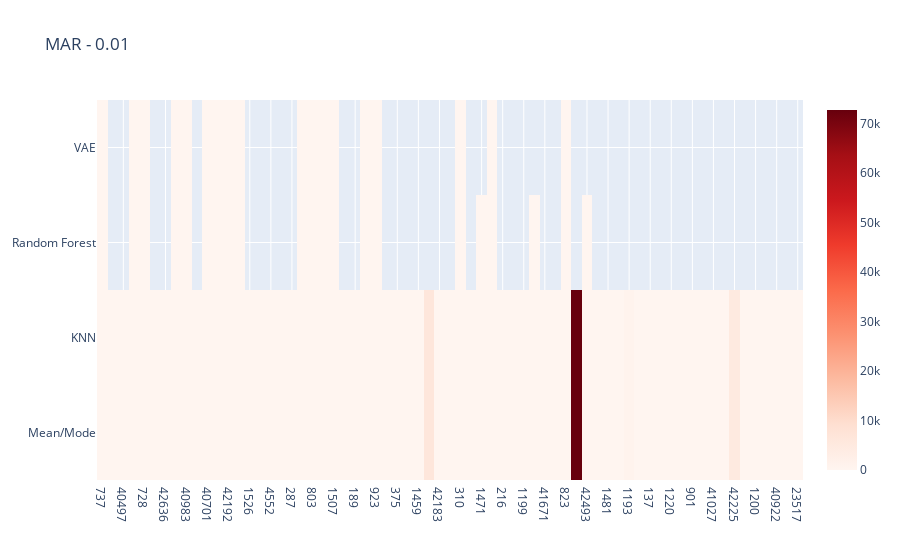
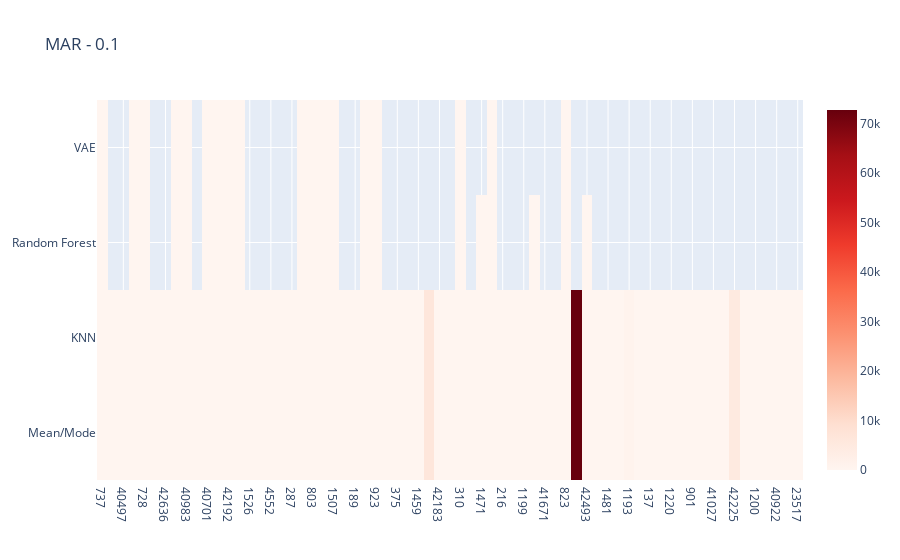
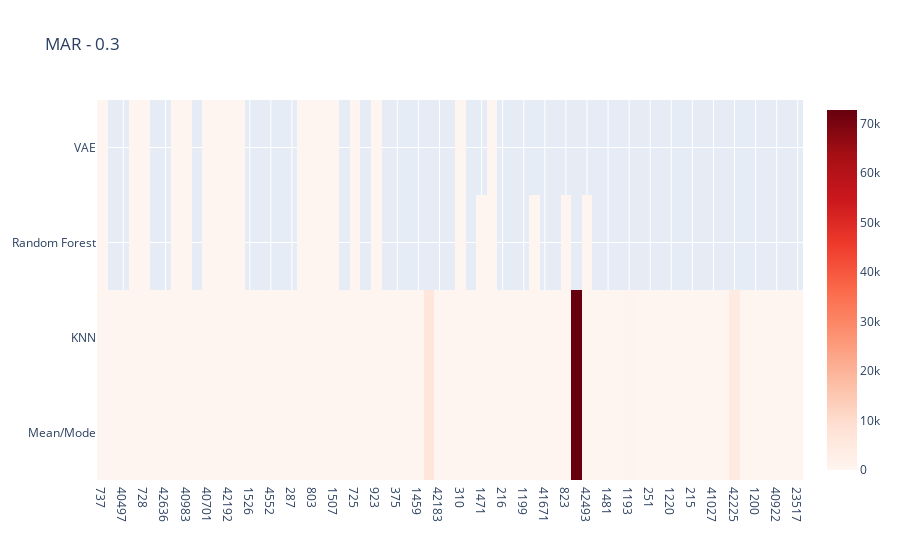
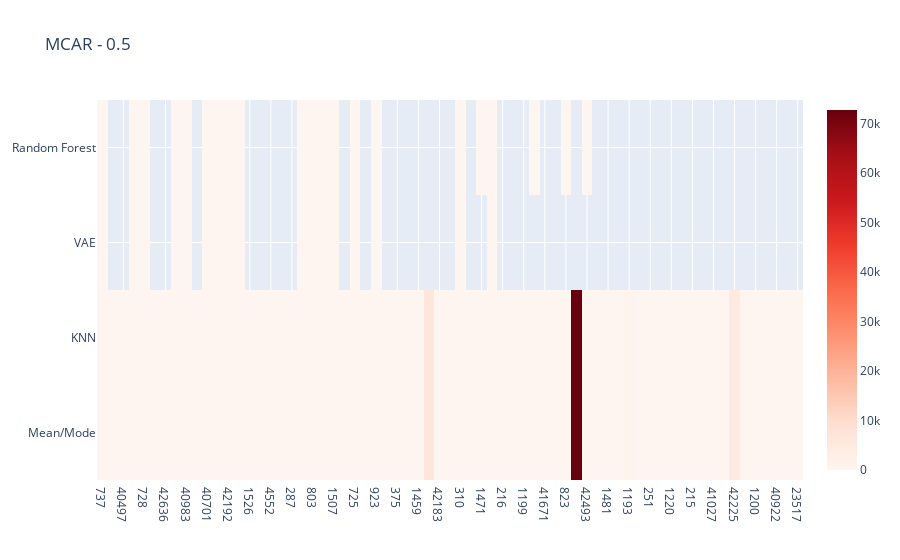

Source (notebook cell) for these figures, in order:
### Code cell
# Heatmap for total RMSE score for each data constellation for each method

df_heat = df_heat.astype({"Task":"string"})

data_constellations = ['MAR - 0.01', 'MAR - 0.1', 'MAR - 0.3', 'MCAR - 0.5', 'MCAR - 0.01', 'MCAR - 0.1', 'MCAR - 0.3', 'MCAR - 0.5', 'MNAR - 0.01', 'MNAR - 0.1', 'MNAR - 0.3', 'MNAR - 0.5']


for i in data_constellations:
    data_constel = df_heat.loc[df_heat['Data_Constellation'] == i]

    ### uncomment whatever you want to investigate

    ## sort by amount datapoints (ascending)
    data_constel = data_constel.sort_values(by=['NumberOfInstances'])

    ## sort by amount of features (ascending)
    #data_constel = data_constel.sort_values(by=['NumberOfFeatures'])

    ## sort by amount of datapoints and features (ascending)
    #data_constel = data_constel.sort_values(by=['NumberOfInstances', 'NumberOfFeatures'])

    ## sort by amount of categorical features and datapoints (ascending)
    #data_constel = data_constel.sort_values(by=['NumberOfCategoricalFeatures', 'NumberOfInstances'])

    ## sort by amount of numerical features and datapoints (ascending)
    #data_constel = data_constel.sort_values(by=['NumberOfNumericFeatures', 'NumberOfInstances'])
    
    Dataset_number = data_constel["Task"]
    Imputation_Method = data_constel["Imputation_Method"]
    Improvement = data_constel["Imputed"]
    

    trace = go.Heatmap(
                   z=Improvement,
                   x=Dataset_number,
                   y=Imputation_Method,
                   type = 'heatmap',
                    autocolorscale= False,
                    colorscale = 'Reds',
                    zmin=0,
                    )
    data = [trace]
    fig = go.Figure(data=data)
    fig.update_layout(
        title=i,
        xaxis_nticks=36)
    fig.show()

### Figure 1 — Plotly figure (JSON) as saved in the notebook; plotly's stock layout.template omitted (floating-point values rounded to 4 significant figures; data arrays with more than 128 entries replaced by an {"elided": "..."} marker saying what was removed)
{"data": [{"autocolorscale": false, "colorscale": [[0, "rgb(255,245,240)"], [0.125, "rgb(254,224,210)"], [0.25, "rgb(252,187,161)"], [0.375, "rgb(252,146,114)"], [0.5, "rgb(251,106,74)"], [0.625, "rgb(239,59,44)"], [0.75, "rgb(203,24,29)"], [0.875, "rgb(165,15,21)"], [1, "rgb(103,0,13)"]], "type": "heatmap", "x": {"elided": "173 str values"}, "y": {"elided": "173 str values"}, "z": {"elided": "173 float values"}, "zmin": 0}], "layout": {"title": {"text": "MAR - 0.01"}, "xaxis": {"nticks": 36}}}

### Figure 2 — Plotly figure (JSON) as saved in the notebook; plotly's stock layout.template omitted (floating-point values rounded to 4 significant figures; data arrays with more than 128 entries replaced by an {"elided": "..."} marker saying what was removed)
{"data": [{"autocolorscale": false, "colorscale": [[0, "rgb(255,245,240)"], [0.125, "rgb(254,224,210)"], [0.25, "rgb(252,187,161)"], [0.375, "rgb(252,146,114)"], [0.5, "rgb(251,106,74)"], [0.625, "rgb(239,59,44)"], [0.75, "rgb(203,24,29)"], [0.875, "rgb(165,15,21)"], [1, "rgb(103,0,13)"]], "type": "heatmap", "x": {"elided": "173 str values"}, "y": {"elided": "173 str values"}, "z": {"elided": "173 float values"}, "zmin": 0}], "layout": {"title": {"text": "MAR - 0.1"}, "xaxis": {"nticks": 36}}}

### Figure 3 — Plotly figure (JSON) as saved in the notebook; plotly's stock layout.template omitted (floating-point values rounded to 4 significant figures; data arrays with more than 128 entries replaced by an {"elided": "..."} marker saying what was removed)
{"data": [{"autocolorscale": false, "colorscale": [[0, "rgb(255,245,240)"], [0.125, "rgb(254,224,210)"], [0.25, "rgb(252,187,161)"], [0.375, "rgb(252,146,114)"], [0.5, "rgb(251,106,74)"], [0.625, "rgb(239,59,44)"], [0.75, "rgb(203,24,29)"], [0.875, "rgb(165,15,21)"], [1, "rgb(103,0,13)"]], "type": "heatmap", "x": {"elided": "172 str values"}, "y": {"elided": "172 str values"}, "z": {"elided": "172 float values"}, "zmin": 0}], "layout": {"title": {"text": "MAR - 0.3"}, "xaxis": {"nticks": 36}}}

### Figure 4 — Plotly figure (JSON) as saved in the notebook; plotly's stock layout.template omitted (floating-point values rounded to 4 significant figures; data arrays with more than 128 entries replaced by an {"elided": "..."} marker saying what was removed)
{"data": [{"autocolorscale": false, "colorscale": [[0, "rgb(255,245,240)"], [0.125, "rgb(254,224,210)"], [0.25, "rgb(252,187,161)"], [0.375, "rgb(252,146,114)"], [0.5, "rgb(251,106,74)"], [0.625, "rgb(239,59,44)"], [0.75, "rgb(203,24,29)"], [0.875, "rgb(165,15,21)"], [1, "rgb(103,0,13)"]], "type": "heatmap", "x": {"elided": "172 str values"}, "y": {"elided": "172 str values"}, "z": {"elided": "172 float values"}, "zmin": 0}], "layout": {"title": {"text": "MCAR - 0.5"}, "xaxis": {"nticks": 36}}}
